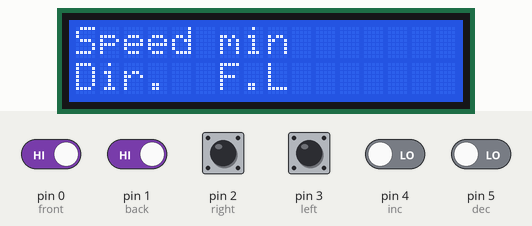
Bench run of a sketch on a simulated Arduino Uno, built with avr-gcc and run on an emulated ATmega328P. Parts: 16×2 character LCD. Inputs (shaded band) come from the test bench; at power-on: pin 0 (front), pin 1 (back), pin 2 (right), pin 3 (left) HIGH, pin 4 (inc), pin 5 (dec) LOW.

Above: at 1.2 s.
1.3 s: pin 0 (front) driven LOW
At 2.1 s:
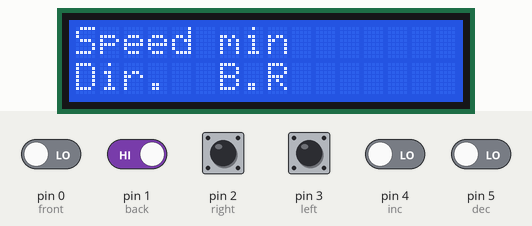
2.8 s: pin 1 (back) driven LOW
At 3.3 s:
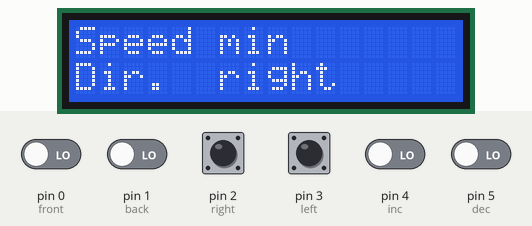
4.3 s: pin 2 (right) pulled LOW for 0.15 s
At 4.37 s:
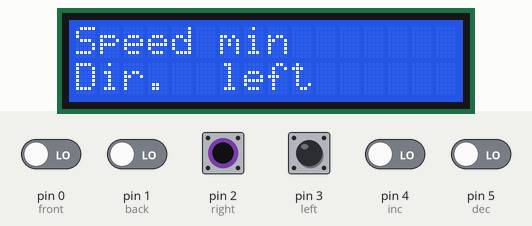
5.9 s: pin 4 (inc) driven HIGH
At 6.8 s:
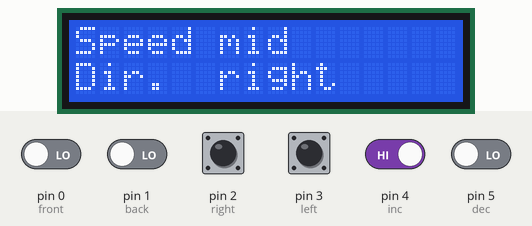
7.4 s: pin 2 (right) pulled LOW for 1 s
At 8.0 s:
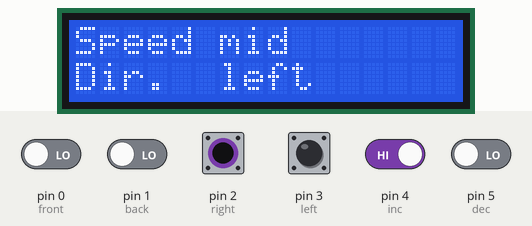
9.9 s: pin 0 (front) driven HIGH
At 11.0 s:
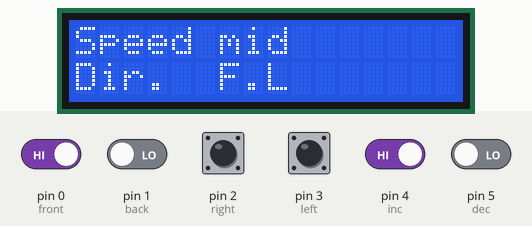
Timing chart, 0 to 12.4 s (numbered marks = the images above; inputs shaded):
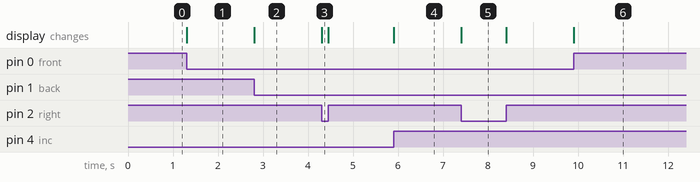

Measured:
- after the input at 1.3 s, the display: changes at once (image 1)
- after the input at 2.8 s, the display: changes at once (image 2)
- after the input at 4.3 s, the display: changes at once (image 3)
- after the input at 5.9 s, the display: changes at once (image 4)
- after the input at 7.4 s, the display: changes at once (image 5)
- after the input at 9.9 s, the display: changes at once (image 6)

The sketch:

2wheellcd.ino
```cpp
#include<LiquidCrystal.h>
#define front 0
#define back 1
#define right 2
#define left 3
#define inc 4
#define dec 5

int speed1=85,debounce1=1,debounce2=1;

LiquidCrystal lcd(13,12,11,10,9,8);

void setup() {
lcd.begin(16,2);
lcd.setCursor(0,0);lcd.print("Speed m");
lcd.setCursor(0,1);lcd.print("Dir. ");

pinMode(front,INPUT);
pinMode(back,INPUT);
pinMode(right,INPUT);
pinMode(left,INPUT);
pinMode(inc,INPUT);
pinMode(dec,INPUT);
}

void loop() {

  if (digitalRead(inc) && debounce1){
  speed1=speed1+85 ;
  if (speed1 >= 255){speed1=255;}
  debounce1=0;}
else if (digitalRead(dec) && debounce2){
  speed1 = speed1 - 85 ;
  if (speed1 <= 85){speed1=85;}
  debounce2=0;}

if (!digitalRead(inc)){debounce1=1;}
if (!digitalRead(dec)){debounce2=1;}


if (speed1 == 85){lcd.setCursor(7,0);lcd.print("in  ");}
else if (speed1 == 170){lcd.setCursor(7,0);lcd.print("id  ");}
else if (speed1 == 255){lcd.setCursor(7,0);lcd.print("ax  ");}
else {lcd.setCursor(7,0);lcd.print("out ");}

if(!digitalRead(front) && !digitalRead(left) && !digitalRead(back) && !digitalRead(right))
{lcd.setCursor(6,1);lcd.print("stop ");}

else if (digitalRead(front) && digitalRead(left)){
lcd.setCursor(6,1);lcd.print("F.L  ");}

else if (digitalRead(back) && digitalRead(right)){
lcd.setCursor(6,1);lcd.print("B.R  ");}

else if (digitalRead(front) && digitalRead(right)){
lcd.setCursor(6,1);lcd.print("F.R  ");}

else if (digitalRead(back) && digitalRead(left)){
lcd.setCursor(6,1);lcd.print("B.L  ");}

else if (digitalRead(front) && !digitalRead(left) && !digitalRead(right)){
lcd.setCursor(6,1);lcd.print("front");}

else if (digitalRead(back) && !digitalRead(left) && !digitalRead(right)){
lcd.setCursor(6,1);lcd.print("back ");}

else if (digitalRead(right) && !digitalRead(front) && !digitalRead(back)){
lcd.setCursor(6,1);lcd.print("right");}

else if (digitalRead(left) && !digitalRead(front) && !digitalRead(back)){
lcd.setCursor(6,1);lcd.print("left ");}

else if ((digitalRead(right) && digitalRead(left)) || (digitalRead(front) && digitalRead(back))){
lcd.setCursor(6,1);lcd.print("error");}
}
```
